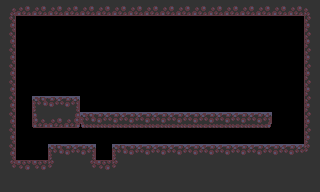

Rendered tile map (Tiled .tmx) drawn with the repository's tilesets; below, a short description and the full map source, tile grids included:
An orthogonal 20x12 tile map with 16x16 px tiles, 1 tile layer (Tile Layer 1) and 7 objects (2x stone, player_spawn, button, trap_spikes).

<map version="1.5" tiledversion="1.7.2" orientation="orthogonal" renderorder="left-down" width="20" height="12" tilewidth="16" tileheight="16" infinite="0" nextlayerid="3" nextobjectid="27">
 <editorsettings>
  <export target="../level1.lua" format="lua" />
 </editorsettings>
 <tileset firstgid="1" name="tileset" tilewidth="16" tileheight="16" tilecount="72" columns="12" objectalignment="topleft">
  <image source="../../assets/tilesets/tileset.png" width="192" height="96" />
  <tile id="0">
   <properties>
    <property name="one_way" type="bool" value="false" />
    <property name="solid" type="bool" value="true" />
   </properties>
  </tile>
  <tile id="1">
   <properties>
    <property name="one_way" type="bool" value="false" />
    <property name="solid" type="bool" value="true" />
   </properties>
  </tile>
  <tile id="2">
   <properties>
    <property name="one_way" type="bool" value="false" />
    <property name="solid" type="bool" value="true" />
   </properties>
  </tile>
  <tile id="3">
   <properties>
    <property name="solid" type="bool" value="false" />
   </properties>
  </tile>
  <tile id="4">
   <properties>
    <property name="solid" type="bool" value="true" />
   </properties>
  </tile>
  <tile id="5">
   <properties>
    <property name="solid" type="bool" value="false" />
   </properties>
  </tile>
  <tile id="6">
   <properties>
    <property name="solid" type="bool" value="true" />
   </properties>
  </tile>
  <tile id="7">
   <properties>
    <property name="solid" type="bool" value="true" />
   </properties>
  </tile>
  <tile id="8">
   <properties>
    <property name="solid" type="bool" value="true" />
   </properties>
  </tile>
  <tile id="10">
   <properties>
    <property name="solid" type="bool" value="true" />
   </properties>
  </tile>
  <tile id="12">
   <properties>
    <property name="solid" type="bool" value="true" />
   </properties>
  </tile>
  <tile id="14">
   <properties>
    <property name="solid" type="bool" value="true" />
   </properties>
  </tile>
  <tile id="15">
   <properties>
    <property name="solid" type="bool" value="true" />
   </properties>
  </tile>
  <tile id="17">
   <properties>
    <property name="solid" type="bool" value="true" />
   </properties>
  </tile>
  <tile id="18">
   <properties>
    <property name="solid" type="bool" value="true" />
   </properties>
  </tile>
  <tile id="20">
   <properties>
    <property name="solid" type="bool" value="true" />
   </properties>
  </tile>
  <tile id="21">
   <properties>
    <property name="solid" type="bool" value="true" />
   </properties>
  </tile>
  <tile id="23">
   <properties>
    <property name="solid" type="bool" value="true" />
   </properties>
  </tile>
  <tile id="24">
   <properties>
    <property name="solid" type="bool" value="true" />
   </properties>
  </tile>
  <tile id="25">
   <properties>
    <property name="solid" type="bool" value="true" />
   </properties>
  </tile>
  <tile id="26">
   <properties>
    <property name="solid" type="bool" value="true" />
   </properties>
  </tile>
  <tile id="27">
   <properties>
    <property name="solid" type="bool" value="false" />
   </properties>
  </tile>
  <tile id="28">
   <properties>
    <property name="solid" type="bool" value="true" />
   </properties>
  </tile>
  <tile id="29">
   <properties>
    <property name="solid" type="bool" value="false" />
   </properties>
  </tile>
  <tile id="30">
   <properties>
    <property name="solid" type="bool" value="true" />
   </properties>
  </tile>
  <tile id="31">
   <properties>
    <property name="solid" type="bool" value="true" />
   </properties>
  </tile>
  <tile id="32">
   <properties>
    <property name="solid" type="bool" value="true" />
   </properties>
  </tile>
  <tile id="34">
   <properties>
    <property name="solid" type="bool" value="true" />
   </properties>
  </tile>
  <tile id="42">
   <properties>
    <property name="drop_through" type="bool" value="true" />
    <property name="one_way" type="bool" value="true" />
    <property name="solid" type="bool" value="true" />
   </properties>
  </tile>
  <tile id="43">
   <properties>
    <property name="drop_through" type="bool" value="true" />
    <property name="one_way" type="bool" value="true" />
    <property name="solid" type="bool" value="true" />
   </properties>
  </tile>
  <tile id="44">
   <properties>
    <property name="drop_through" type="bool" value="true" />
    <property name="one_way" type="bool" value="true" />
    <property name="solid" type="bool" value="true" />
   </properties>
  </tile>
  <tile id="54">
   <properties>
    <property name="one_way" type="bool" value="true" />
    <property name="solid" type="bool" value="true" />
   </properties>
  </tile>
  <tile id="55">
   <properties>
    <property name="one_way" type="bool" value="true" />
    <property name="solid" type="bool" value="true" />
   </properties>
  </tile>
  <tile id="56">
   <properties>
    <property name="one_way" type="bool" value="true" />
    <property name="solid" type="bool" value="true" />
   </properties>
  </tile>
 </tileset>
 <layer id="1" name="Tile Layer 1" width="20" height="12">
  <data encoding="csv">
10,11,11,11,11,11,11,11,11,11,11,11,11,11,11,11,11,11,11,12,
22,0,0,0,0,0,0,0,0,0,0,0,0,0,0,0,0,0,0,24,
22,0,0,0,0,0,0,0,0,0,0,0,0,0,0,0,0,0,0,24,
22,0,0,0,0,0,0,0,0,0,0,0,0,0,0,0,0,0,0,24,
22,0,0,0,0,0,0,0,0,0,0,0,0,0,0,0,0,0,0,24,
22,0,0,0,0,0,0,0,0,0,0,0,0,0,0,0,0,0,0,24,
22,0,7,8,9,0,0,0,0,0,0,0,0,0,0,0,0,0,0,24,
22,0,31,32,33,55,56,56,56,56,56,56,56,56,56,56,57,0,0,24,
22,0,0,0,0,0,0,0,0,0,0,0,0,0,0,0,0,0,0,24,
22,0,0,7,8,9,0,7,8,8,8,8,8,8,8,8,8,8,8,36,
34,35,35,36,20,34,35,36,20,20,20,20,20,20,20,20,20,20,20,20,
20,20,20,20,20,20,20,20,20,20,20,20,20,20,20,20,20,20,20,20
</data>
 </layer>
 <objectgroup id="2" name="Object Layer 1">
  <object id="2" x="192" y="-48" />
  <object id="3" x="352" y="144" />
  <object id="11" type="player_spawn" x="203" y="96" width="16" height="16" />
  <object id="18" type="stone" x="240" y="96" width="16" height="16" />
  <object id="22" type="stone" x="192" y="128" width="16" height="16" />
  <object id="25" type="button" x="272" y="144">
   <polyline points="0,0 16,0" />
  </object>
  <object id="26" type="trap_spikes" x="16" y="160">
   <properties>
    <property name="direction" value="up" />
   </properties>
   <polyline points="0,0 32,0" />
  </object>
 </objectgroup>
</map>
